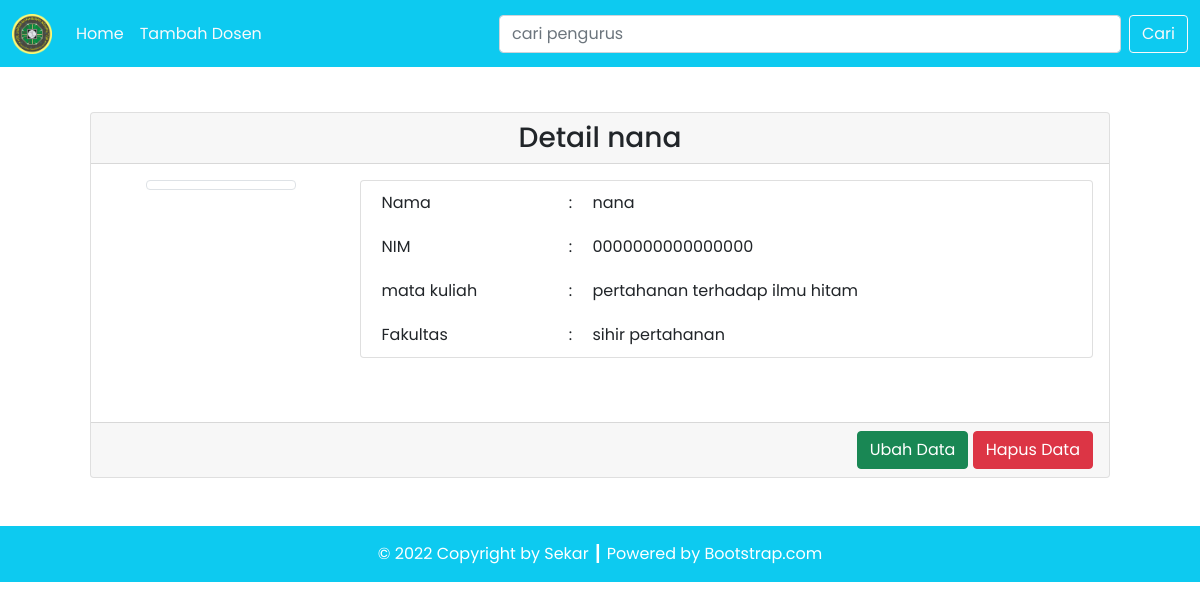
/detail.php?id=16, run on the app's committed database.
### tables this page shows
CREATE TABLE `dosen` (
  `dosen_id` int(11) NOT NULL,
  `dosen_foto` varchar(255) NOT NULL,
  `dosen_NIK` varchar(22) NOT NULL,
  `dosen_nama` varchar(100) NOT NULL,
  `mataKuliah_id` int(11) NOT NULL,
  `fakultas_id` int(11) NOT NULL
);

CREATE TABLE `matakuliah` (
  `mataKuliah_id` int(11) NOT NULL,
  `mataKuliah_nama` varchar(100) NOT NULL
);

CREATE TABLE `fakultas` (
  `fakultas_id` int(11) NOT NULL,
  `fakultas_nama` varchar(100) NOT NULL
);

### config/db.php (called while the page is built)
<?php
$DB_HOST = "localhost";
$DB_USERNAME = "root";
$DB_PASSWORD = "";
$DB_NAME = "db_dosenHogwarts";

### classes/DB.php (called while the page is built, shortened)
<?php
class DB
{
    private $hostname;
    private $username;
    private $password;
    private $dbname;
    private $conn;
    private $result;
    function __construct($hostname, $username, $password, $dbname)
    {
        $this->hostname = $hostname;
        $this->username = $username;
        $this->password = $password;
        $this->dbname = $dbname;
    }
    function open()
    {
        $this->conn = mysqli_connect($this->hostname, $this->username, $this->password, $this->dbname);
    }
    function execute($query)
    {
        $this->result = mysqli_query($this->conn, $query);
    }
    function getResult()
    {
        return mysqli_fetch_array($this->result);
    }
}

### classes/Dosen.php (called while the page is built, shortened)
<?php
class Dosen extends DB
{
    function getDosenById($id)
    {
        $query = "SELECT * FROM dosen JOIN fakultas ON dosen.fakultas_id=fakultas.fakultas_id JOIN matakuliah ON dosen.mataKuliah_id=matakuliah.mataKuliah_id WHERE dosen_id=$id";
        return $this->execute($query);
    }
}

### detail.php (the view, shortened to what this page needs)
<?php
include('config/db.php');
include('classes/DB.php');
include('classes/Matakuliah.php');
include('classes/Dosen.php');
$dosen = new Dosen($DB_HOST, $DB_USERNAME, $DB_PASSWORD, $DB_NAME);
$dosen->open();
$data = nulL;
if (isset($_GET['id'])) {
    $id = $_GET['id'];
    if ($id > 0) {
        $dosen->getDosenById($id);
        $row = $dosen->getResult();
        $data .= '<div class="card-header text-center">
        <h3 class="my-0">Detail ' . $row['dosen_nama'] . '</h3>
        </div>
        <div class="card-body text-end">
            <div class="row mb-5">
                <div class="col-3">
                    <div class="row justify-content-center">
                        <img src="assets/images/' . $row['dosen_foto'] . '" class="img-thumbnail" alt="' . $row['dosen_foto'] . '" width="60">
                        </div>
                    </div>
                    <div class="col-9">
                        <div class="card px-3">
                            <table border="0" class="text-start">
                                <tr>
                                    <td>Nama</td>
                                    <td>:</td>
                                    <td>' . $row['dosen_nama'] . '</td>
                                </tr>
                                <tr>
                                    <td>NIM</td>
                                    <td>:</td>
                                    <td>' . $row['dosen_NIK'] . '</td>
                                </tr>
                                <tr>
                                    <td>mata kuliah</td>
                                    <td>:</td>
                                    <td>' . $row['mataKuliah_nama'] . '</td>
                                </tr>
                                <tr>
                                    <td>Fakultas</td>
                                    <td>:</td>
                                    <td>' . $row['fakultas_nama'] . '</td>
                                </tr>
                            </table>
                        </div>
                    </div>
                </div>
            </div>
            <div class="card-footer text-end">
                <a href="editdosen.php"><button type="button" class="btn btn-success text-white">Ubah Data</button></a>
                <a href="detail.php?hapus=' . $row['dosen_id'] . '"><button type="button" class="btn btn-danger">Hapus Data</button></a>
            </div>';
    }
}

### data on the page
dosen: dosen_nama "nana", dosen_NIK "0000000000000000", mataKuliah.mataKuliah_nama "pertahanan terhadap ilmu hitam", fakultas.fakultas_nama "sihir pertahanan"
